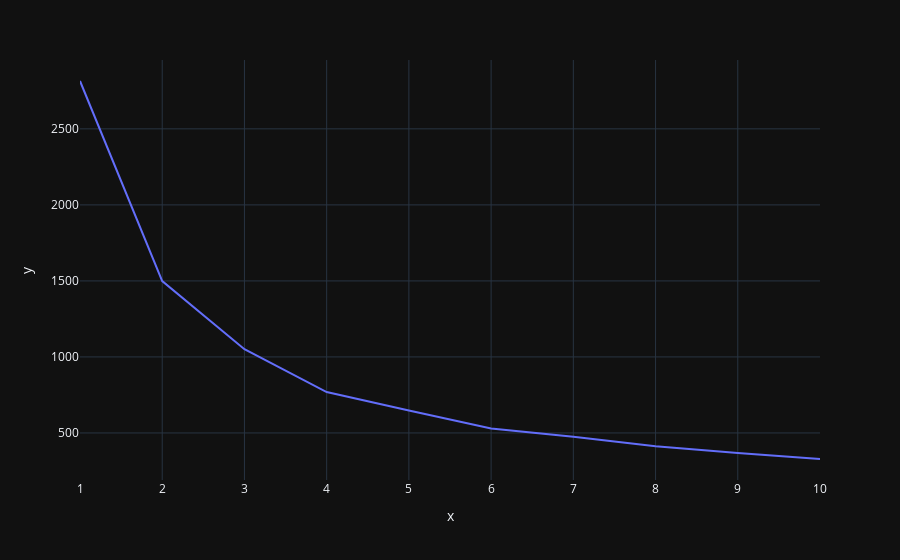

Notebook source saved alongside this figure:
### Markdown cell above
### Test 3: Kmeans with PCA

### Code cell
features = df.select_dtypes('number')

# Scale the features
ss = StandardScaler()
features_scaled = ss.fit_transform(features)

# Apply dimension reduction (PCA)
pca = PCA(n_components=2)
features_reduced = pca.fit_transform(features_scaled)

# Range of k values to test
k_values = range(1, 11)
wcss = []

# Run KMeans for each k and calculate WCSS
for k in k_values:
    kmeans = KMeans(n_clusters=k, random_state=0)
    kmeans.fit(features_reduced)
    wcss.append(kmeans.inertia_)  # Inertia is the WCSS

res = np.array([k_values, wcss]).T

# Plot the elbow plot
fig = px.line(res, x=res[:,0], y=res[:,1])
fig.show()

### Figure 1 — Plotly figure (JSON) as saved in the notebook; plotly's stock layout.template omitted (floating-point values rounded to 4 significant figures)
{"data": [{"hovertemplate": "x=%{x}<br>y=%{y}<extra></extra>", "legendgroup": "", "line": {"color": "#636efa", "dash": "solid"}, "marker": {"symbol": "circle"}, "mode": "lines", "name": "", "orientation": "v", "showlegend": false, "type": "scatter", "x": [1, 2, 3, 4, 5, 6, 7, 8, 9, 10], "xaxis": "x", "y": [2815.0, 1499.0, 1051.0, 768.8, 647.8, 528.9, 475.0, 412.2, 367.4, 328.7], "yaxis": "y"}], "layout": {"legend": {"tracegroupgap": 0}, "margin": {"t": 60}, "xaxis": {"anchor": "y", "domain": [0, 1], "title": {"text": "x"}}, "yaxis": {"anchor": "x", "domain": [0, 1], "title": {"text": "y"}}}}
